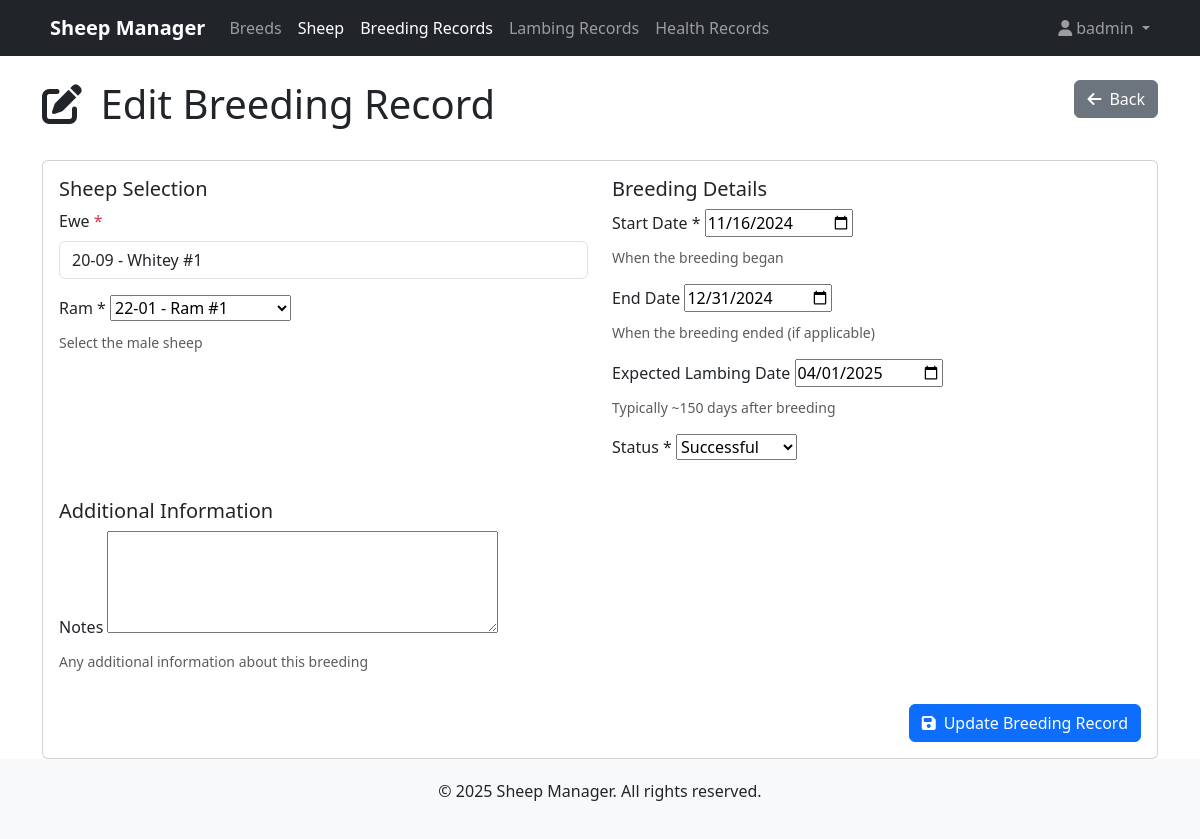
The app's page /sheep/breeding/1/edit/ (signed in) with its own data.
### sheep/models.py (models this page shows, shortened)
class BreedingRecord(models.Model):
    STATUS_CHOICES = [
        ('PLANNED', 'Planned'),
        ('IN_PROGRESS', 'In Progress'),
        ('SUCCESSFUL', 'Successful'),
        ('UNSUCCESSFUL', 'Unsuccessful'),
        ('CANCELLED', 'Cancelled'),
    ]
    ewe = models.ForeignKey(Sheep, on_delete=models.CASCADE, related_name='breeding_as_ewe',
                            limit_choices_to={'gender': 'F'})
    ram = models.ForeignKey(Sheep, on_delete=models.CASCADE, related_name='breeding_as_ram',
                           limit_choices_to={'gender': 'M'})
    date_started = models.DateField()
    date_ended = models.DateField(null=True, blank=True)
    expected_lambing_date = models.DateField(null=True, blank=True)
    status = models.CharField(max_length=20, choices=STATUS_CHOICES, default='PLANNED')
    notes = models.TextField(blank=True)
    class Meta:
        ordering = ['-date_started']
        indexes = [
            models.Index(fields=['date_started']),
            models.Index(fields=['status']),
        ]

class Sheep(models.Model):
    GENDER_CHOICES = [
        ('M', 'Male'),
        ('F', 'Female'),
    ]
    STATUS_CHOICES = [
        ('ACTIVE', 'Active'),
        ('SOLD', 'Sold'),
        ('DECEASED', 'Deceased'),
        ('CULLED', 'Culled'),
        ('HARVESTED', 'Harvested')
    ]
    UDDER_CHOICES = [
        ('GOOD', 'Good'),
        ('FAIR', 'Fair'),
        ('POOR', 'Poor'),
        ('POOR MILKER', 'Poor Milker'),
        ('GOOD MILKER', 'Good Milker')
    ]
    FEET_CHOICES = [
        ('GOOD', 'Good'),
        ('FAIR', 'Fair'),
        ('POOR', 'Poor'),
    ]
    BODY_CHOICES = [
        ('GOOD', 'Good'),
        ('FAIR', 'Fair'),
        ('POOR', 'Poor'),
        ('THIN', 'Thin'),
        ('SLOW GROWTH', 'Slow Growth'),
        ('FAST GROWTH', 'Fast Growth')
    ]
    tag_number = models.CharField(max_length=50, unique=True)
    name = models.CharField(max_length=100, blank=True)
    uuid = models.UUIDField(default=uuid.uuid4, editable=False, unique=True)
    gender = models.CharField(max_length=1, choices=GENDER_CHOICES)
    date_of_birth = models.DateField(blank=True, null=True)
    breed = models.ForeignKey(Breed, on_delete=models.PROTECT, related_name='sheep')
    weight_birth = models.DecimalField(max_digits=5, decimal_places=2, null=True, blank=True, help_text="Weight at birth in lb")
    weight_current = models.DecimalField(max_digits=5, decimal_places=2, null=True, blank=True, help_text="Current weight in lb")
    color = models.CharField(max_length=100, blank=True)
    markings = models.TextField(blank=True)
    primary_image = models.ImageField(upload_to=sheep_image_path, null=True, blank=True, help_text="Main profile image of the sheep")
    additional_images = models.ManyToManyField('SheepImage', blank=True, related_name='sheep_additional')
    mother = models.ForeignKey('self', null=True, blank=True, on_delete=models.SET_NULL, related_name='offspring_as_mother')
    father = models.ForeignKey('self', null=True, blank=True, on_delete=models.SET_NULL, related_name='offspring_as_father')
    birth_record = models.ForeignKey('LambingRecord', null=True, blank=True, on_delete=models.SET_NULL, related_name='lambs')
    status = models.CharField(max_length=20, choices=STATUS_CHOICES, default='ACTIVE')
    date_acquired = models.DateField(null=True, blank=True)
    date_removed = models.DateField(null=True, blank=True)
    removal_reason = models.TextField(blank=True)
    cull_candidate = models.BooleanField(default=False)
    cull_date = models.DateField(null=True, blank=True)
    cull_reason = models.TextField(blank=True)
    bottle_lamb = models.BooleanField(default=False)
    bottle_lamb_reason = models.TextField(blank=True)
    body_type = models.CharField(max_length=20, choices=BODY_CHOICES, default='GOOD')
    udder_type = models.CharField(max_length=20, choices=UDDER_CHOICES, default='GOOD')
    feet_type = models.CharField(max_length=20, choices=FEET_CHOICES, default='GOOD')
    notes = models.TextField(blank=True)
    created_at = models.DateTimeField(default=timezone.now)
    updated_at = models.DateTimeField(default=timezone.now)
    class Meta:
        verbose_name_plural = "sheep"
        indexes = [
            models.Index(fields=['tag_number']),
            models.Index(fields=['status']),
        ]
    def __str__(self):
        if self.name:
            return f"{self.tag_number} - {self.name}"
        return self.tag_number

### sheep/views.py (the view, shortened to what this page needs)
# urls.py: path('breeding/<int:pk>/edit/', views.BreedingRecordUpdateView.as_view(), name='breeding-record-update'),
class BreedingRecordUpdateView(LoginRequiredMixin, UpdateView):
    model = BreedingRecord
    form_class = BreedingRecordForm
    template_name = 'sheep/breeding_record_form.html'
    def get_initial(self):
        initial = super().get_initial()
        initial['ewe'] = self.object.ewe
        return initial

### sheep/views.py
class BreedingRecordForm(forms.ModelForm):
    class Meta:
        model = BreedingRecord
        fields = ['ewe', 'ram', 'date_started', 'date_ended', 'expected_lambing_date', 'status', 'notes']
        widgets = {
            'date_started': forms.DateInput(attrs={'type': 'date'}),
            'date_ended': forms.DateInput(attrs={'type': 'date'}),
            'expected_lambing_date': forms.DateInput(attrs={'type': 'date'}),
            'notes': forms.Textarea(attrs={'rows': 4}),
        }

### sheep/templates/sheep/breeding_record_form.html (shortened to what this page needs)
{% extends 'base.html' %}
{% load static %}
{% block content %}
<div class="row mb-4">
    <div class="col-md-8">
        <h1>
            <i class="fas fa-{% if form.instance.id %}edit{% else %}plus{% endif %} me-2"></i>
            {% if form.instance.id %}
                Edit Breeding Record
            {% else %}
                Add New Breeding Record
            {% endif %}
        </h1>
    </div>
    <div class="col-md-4 text-end">
        <a href="{% if form.instance.id %}{% url 'breeding-record-detail' form.instance.id %}{% else %}{% url 'breeding-record-list' %}{% endif %}" class="btn btn-secondary">
            <i class="fas fa-arrow-left me-2"></i>Back
        </a>
    </div>
</div>
<div class="card">
    <div class="card-body">
        <form method="post">
            <div class="row mb-3">
                <div class="col-md-6">
                    <h5>Sheep Selection</h5>
                    <div class="form-group mb-3">
                        <label for="{{ form.sheep.id_for_label }}" class="form-label">Ewe <span class="text-danger">*</span></label>
                        {% if form.initial.ewe %}
                            <input type="text" class="form-control" value="{{ form.initial.ewe }}" readonly>
                        {% else %}
                            {{ form.ewe }}
                        {% endif %}
                    </div>
                    <div class="mb-3">
                        <label for="{{ form.ram.id_for_label }}" class="form-label">Ram *</label>
                        {{ form.ram }}
                        <div class="form-text">Select the male sheep</div>
                    </div>
                </div>
                <div class="col-md-6">
                    <h5>Breeding Details</h5>
                    <div class="mb-3">
                        <label for="{{ form.date_started.id_for_label }}" class="form-label">Start Date *</label>
                        {{ form.date_started }}
                        <div class="form-text">When the breeding began</div>
                    </div>
                    <div class="mb-3">
                        <label for="{{ form.date_ended.id_for_label }}" class="form-label">End Date</label>
                        {{ form.date_ended }}
                        <div class="form-text">When the breeding ended (if applicable)</div>
                    </div>
                    <div class="mb-3">
                        <label for="{{ form.expected_lambing_date.id_for_label }}" class="form-label">Expected Lambing Date</label>
                        {{ form.expected_lambing_date }}
                        <div class="form-text">Typically ~150 days after breeding</div>
                    </div>
                    <div class="mb-3">
                        <label for="{{ form.status.id_for_label }}" class="form-label">Status *</label>
                        {{ form.status }}
                    </div>
                </div>
            </div>
            <div class="row mb-3">
                <div class="col-12">
                    <h5>Additional Information</h5>
                    <div class="mb-3">
                        <label for="{{ form.notes.id_for_label }}" class="form-label">Notes</label>
                        {{ form.notes }}
                        <div class="form-text">Any additional information about this breeding</div>
                    </div>
                </div>
            </div>
            <div class="d-grid gap-2 d-md-flex justify-content-md-end">
                <button type="submit" class="btn btn-primary">
                    <i class="fas fa-save me-2"></i>{% if form.instance.id %}Update{% else %}Save{% endif %} Breeding Record
                </button>
            </div>
        </form>
    </div>
</div>
{% endblock %}

### sheepflock/templates/base.html (shortened to what this page needs)
<!DOCTYPE html>
<html lang="en">
<head>
    <link href="https://cdn.jsdelivr.net/npm/bootstrap@5.3.2/dist/css/bootstrap.min.css" rel="stylesheet">
    <link rel="stylesheet" href="https://cdnjs.cloudflare.com/ajax/libs/font-awesome/6.4.2/css/all.min.css">
</head>
<body>
    <header>
        <nav class="navbar navbar-expand-lg navbar-dark bg-dark">
            <div class="container">
                <a class="navbar-brand" href="{% url 'home' %}">
                    Sheep Manager
                </a>
                <div class="collapse navbar-collapse" id="navbarNav">
                    <ul class="navbar-nav">
                        <li class="nav-item">
                            <a class="nav-link {% if 'breeds' in request.path %}active{% endif %}" href="{% url 'breed-list' %}">Breeds</a>
                        </li>
                        <li class="nav-item">
                            <a class="nav-link {% if 'sheep/' in request.path %}active{% endif %}" href="{% url 'sheep-list' %}">Sheep</a>
                        </li>
                        <li class="nav-item">
                            <a class="nav-link {% if 'breeding/' in request.path %}active{% endif %}" href="{% url 'breeding-record-list' %}">Breeding Records</a>
                        </li>
                        <li class="nav-item">
                            <a class="nav-link {% if 'lambing/' in request.path %}active{% endif %}" href="{% url 'lambing-record-list' %}">Lambing Records</a>
                        </li>
                        <li class="nav-item">
                            <a class="nav-link {% if 'health/' in request.path %}active{% endif %}" href="{% url 'health-record-list' %}">Health Records</a>
                        </li>
                    </ul>
                    <ul class="navbar-nav ms-auto">
                        {% if user.is_authenticated %}
                            <li class="nav-item dropdown">
                                <a class="nav-link dropdown-toggle" href="#" id="userDropdown" role="button" data-bs-toggle="dropdown" aria-expanded="false">
                                    <i class="fas fa-user me-1"></i>{{ user.username }}
                                </a>
                            </li>
                        {% else %}
                            <li class="nav-item">
                                <a class="nav-link" href="{% url 'login' %}">Login</a>
                            </li>
                        {% endif %}
                    </ul>
                </div>
            </div>
        </nav>
    </header>
    <main class="container mt-4">
        {% block content %}{% endblock %}
    </main>
    <footer class="footer mt-auto">
        <div class="container">
            <p>&copy; {% now "Y" %} Sheep Manager. All rights reserved.</p>
        </div>
    </footer>
</body>
</html>

### sheepflock/templates/base.html (style rules this page uses)
.navbar-brand { font-weight: bold; }
.footer { margin-top: 50px; padding: 20px 0; background-color: #f8f9fa; text-align: center; }

### records on screen
Sheep: initial.ewe "20-09 - Whitey #1"
BreedingRecord: ram "22-01 - Ram #1", date_started "11/16/2024", date_ended "12/31/2024", expected_lambing_date "04/01/2025", status "Successful"

### other values on screen
{{ user.username }} "badmin"
